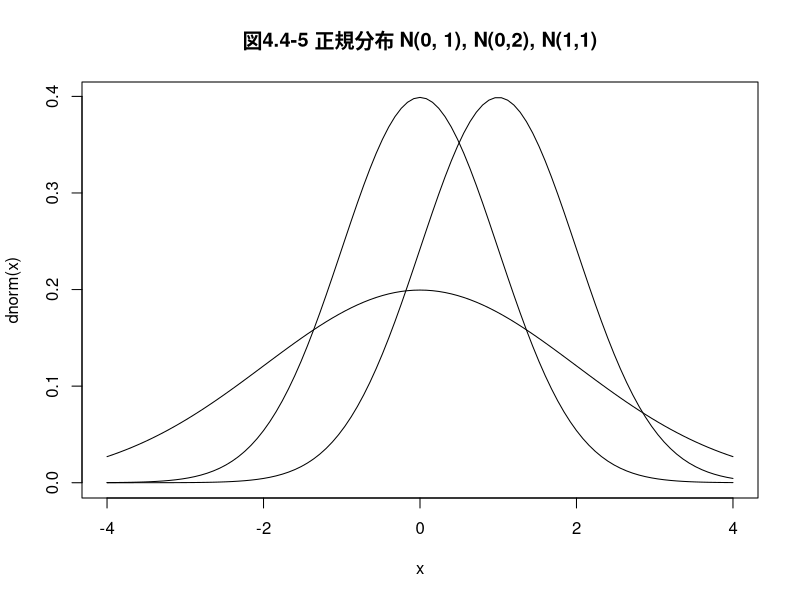
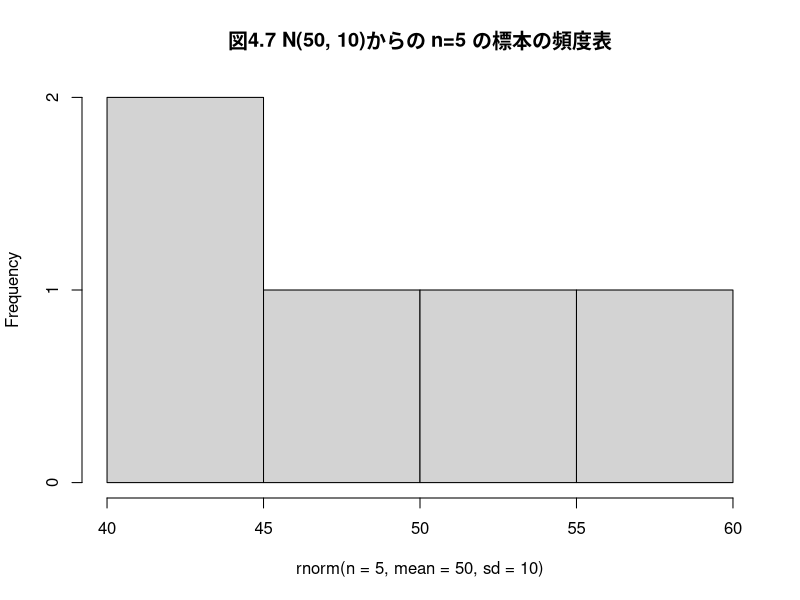
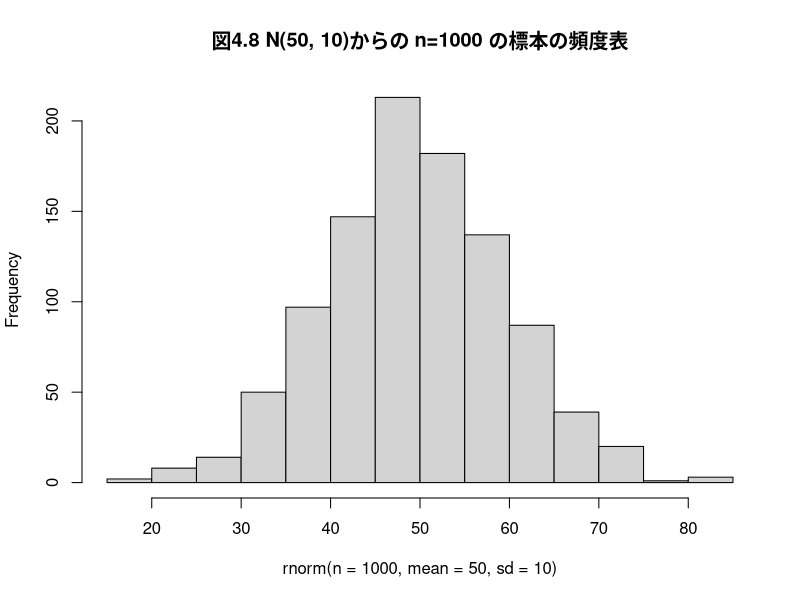
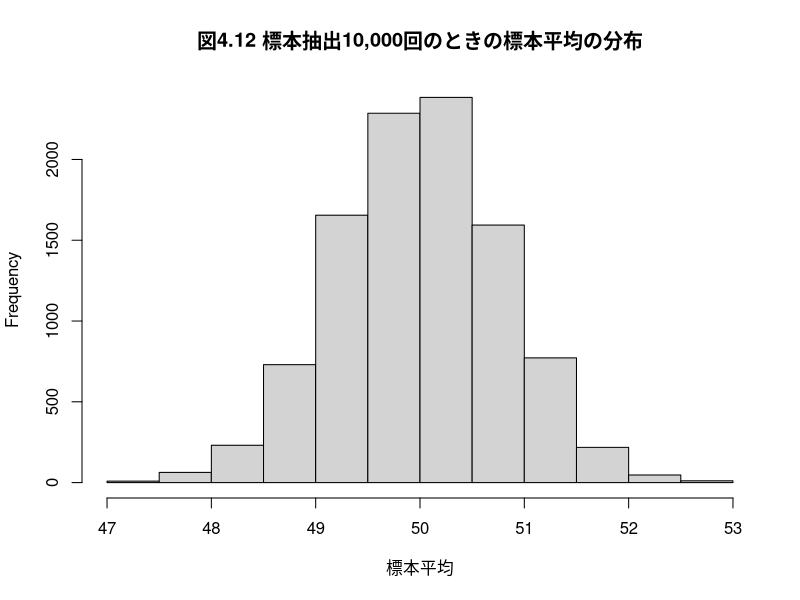
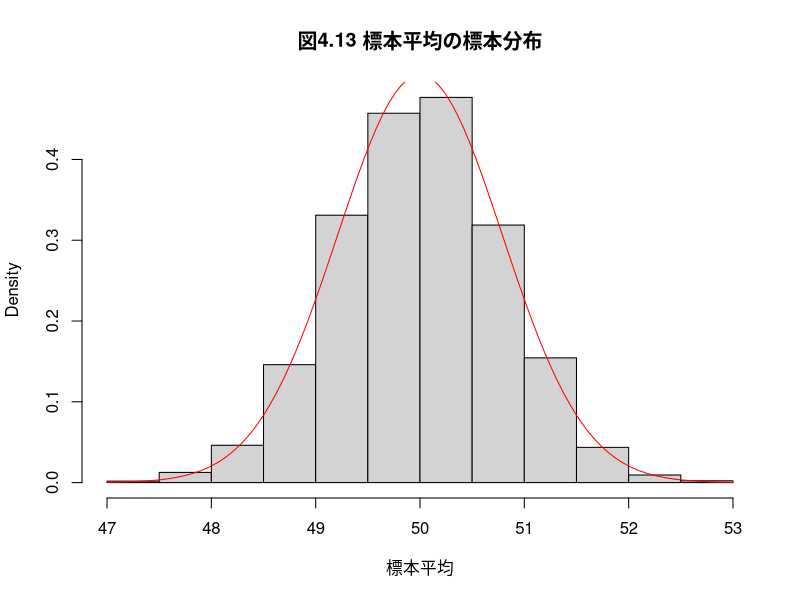
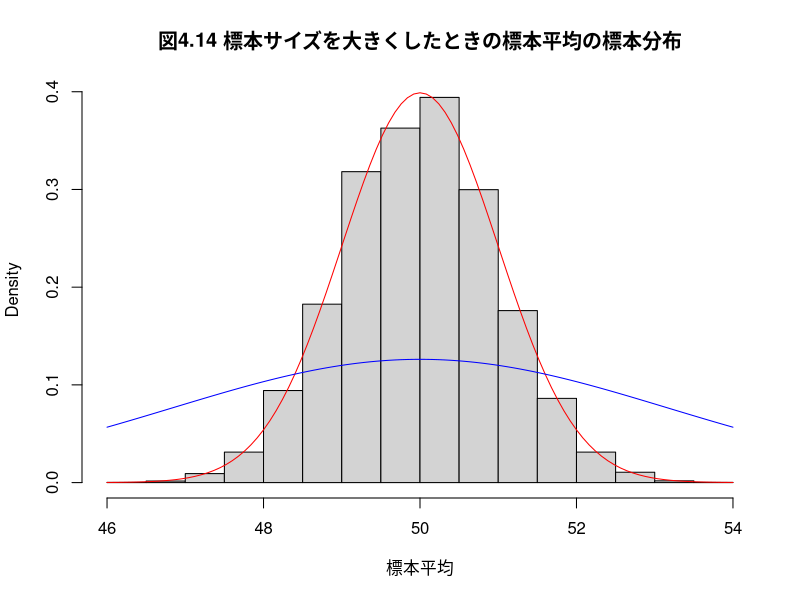
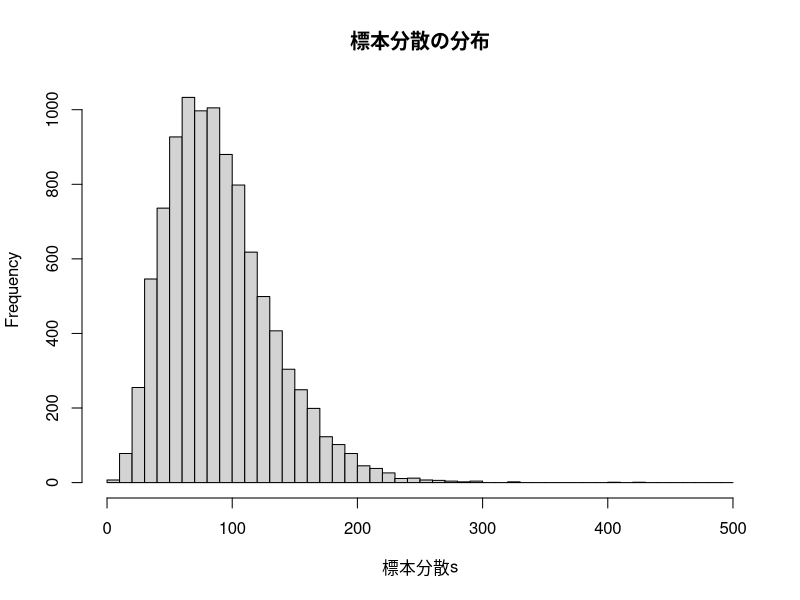
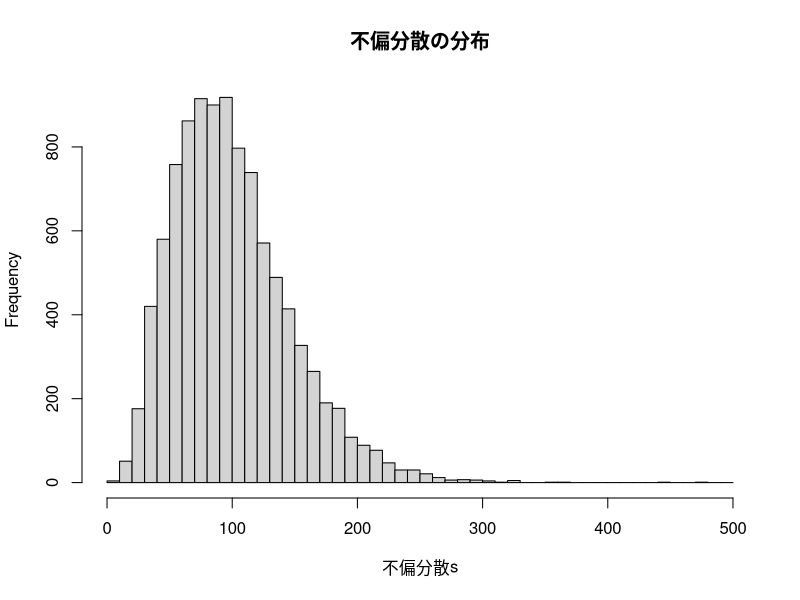

Generate these figures, in order, with R:
##
## 正規分布のグラフを描く
##

curve(dnorm(x), from=-4, to=4, main="図4.4-5 正規分布 N(0, 1), N(0,2), N(1,1)")        # 標準正規分布のグラフ， -4 から +4 の範囲
curve(dnorm(x,sd=2), add=TRUE)        # 平均0， 偏差2 の正規分布，上描き 
curve(dnorm(x,mean=1,sd=1), add=TRUE) # 平均1， 偏差1 の正規分布，上描き

##
## 平均50、標準偏差10の正規母集団からn＝5の標本を無作為抽出する
##

rnorm(n=5, mean=50, sd=10)       # 標本の抽出
hist(rnorm(n=5, mean=50, sd=10), main="図4.7 N(50, 10)からの n=5 の標本の頻度表") # 頻度表の描画

##
## 平均50、標準偏差10の正規母集団からn＝1000の標本を無作為抽出する

hist(rnorm(n=1000, mean=50, sd=10), main="図4.8 N(50, 10)からの n=1000 の標本の頻度表")

##
## 標本サイズ10の標本による，母平均の推定

標本 <- rnorm(n=10, mean=50, sd=10)
mean(標本)

##
## 母平均の推定
### 母集団 N(50, 10^2) から
### 標本サイズ 10の標本の標本平均
### 10000個の標本平均の頻度表を描く
this.mean <- 50
this.sd <- 10
this.counts <- 10000

for (this.sample_size in c(10,20,40,80,160)) {
  標本平均 <- numeric(length=this.counts) 
      
  for(i in 1:this.counts) {
1
    標本 <- rnorm(n=this.sample_size, mean=this.mean, sd=this.sd)
    標本平均[i] <- mean(標本)
  }
  cat("sample_size=", this.sample_size,
      "mean=", mean(標本平均),
      "var=", var(標本平均),
      "\n")
}

hist(標本平均,main="図4.12 標本抽出10,000回のときの標本平均の分布")

## 母平均 (50)からのズレが5以内か否かで振り分ける

誤差絶対値5以下 <- ifelse( abs(標本平均-50) <= 5, 1, 0)
table(誤差絶対値5以下)

##
## 10000個の標本平均の平均値

mean(標本平均)

## 10000個の標本平均の分散値

var(標本平均)

##
# png("graphs/fig-04-13.png", width=400, height=300)
##
hist(標本平均,freq=FALSE, main="図4.13 標本平均の標本分布")
curve(dnorm(x, mean=this.mean, sd=this.sd/sqrt(this.sample_size)), add=TRUE, col="red")

this.sample_size <- 100
標本平均 <- numeric(length=this.counts)
      
for(i in 1:this.counts) {
  標本 <- rnorm(n=this.sample_size, mean=this.mean, sd=this.sd)
  標本平均[i] <- mean(標本)
}

mean(標本平均) ## 付加
var(標本平均)

誤差絶対値5以下 <- ifelse( abs(標本平均-50) <= 5, 1, 0) ## 付加
table(誤差絶対値5以下) ## 付加

##
## png(RforS-graphs/04-14.png)

hist(標本平均,freq=FALSE, main="図4.14 標本サイズを大きくしたときの標本平均の標本分布")
curve(dnorm(x,mean=50,sd=this.sd/sqrt(this.sample_size)),col="red",add=TRUE)
curve(dnorm(x,mean=50,sd=this.sd/sqrt(10)),col="blue",add=TRUE)

##
## 4.6 標本分散と不偏分散の標本分布
##

samples.no <- 10000   # いくつ標本を用いるか
sample.size <- 10     # ひとつの標本の中のデータの個数

this.mean <- 50       # 分布の平均
this.sd <- 10         # 分布の標準偏差

標本分散s <- numeric(samples.no) # 各々の標本の分散値の保存場所
不偏分散s <- numeric(samples.no) # 各々の標本の不偏分散値の保存場所

for (i in 1:samples.no) {
  標本 <- rnorm(n=sample.size, mean=this.mean, sd=this.sd) # ひとつの標本の生成
  標本分散s[i] <- mean((標本-mean(標本))^2) 
  不偏分散s[i] <- var(標本)
}

c(mean(標本分散s),sd(標本分散s))  # 標本分散達の平均と分散
c(mean(不偏分散s),sd(不偏分散s))  # 標本不偏分散達の平均と分散

##
## 標本分散の頻度表
##
hist(標本分散s, breaks=seq(0,500,10), main="標本分散の分布")

##
## 標本不偏分散の頻度表
##
hist(不偏分散s, breaks=seq(0,500,10), main="不偏分散の分布")

##
## 標本不偏分散の分布
##
hist((不偏分散s/100)*9, freq=FALSE, breaks=seq(0,50,1), main="不偏分散/母分散の分布と自由度9のカイ二乗分布")
curve(dchisq(x,9), add=TRUE, col="red")
